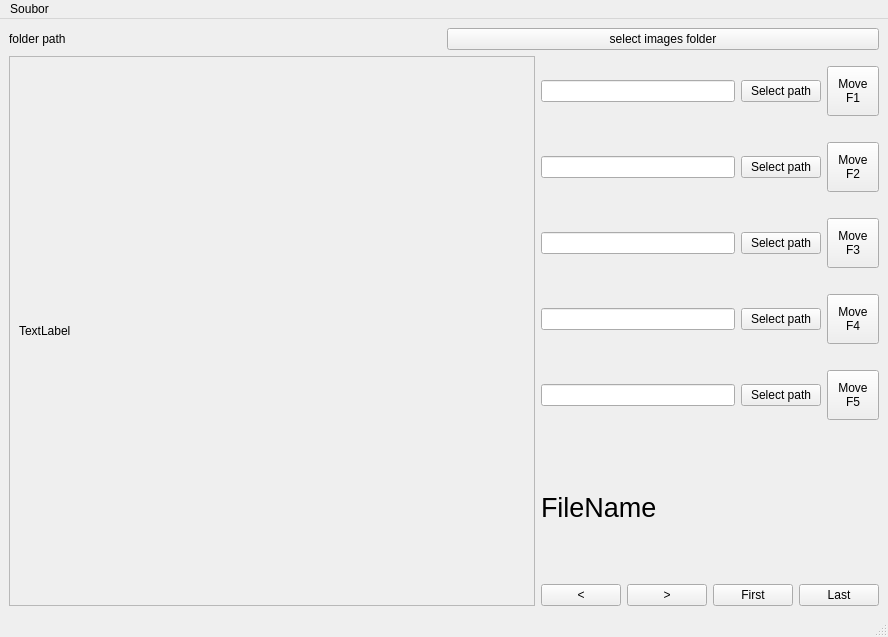
<?xml version="1.0" encoding="UTF-8"?>
<ui version="4.0">
 <class>MainWindow</class>
 <widget class="QMainWindow" name="MainWindow">
  <property name="geometry">
   <rect>
    <x>0</x>
    <y>0</y>
    <width>888</width>
    <height>637</height>
   </rect>
  </property>
  <property name="windowTitle">
   <string>PhotoFolderSorter</string>
  </property>
  <widget class="QWidget" name="centralwidget">
   <layout class="QGridLayout" name="gridLayout_2">
    <item row="0" column="0">
     <layout class="QHBoxLayout" name="horizontalLayout_2">
      <item>
       <widget class="QLabel" name="label_cestaSlozky">
        <property name="sizePolicy">
         <sizepolicy hsizetype="Preferred" vsizetype="Maximum">
          <horstretch>0</horstretch>
          <verstretch>0</verstretch>
         </sizepolicy>
        </property>
        <property name="text">
         <string>folder path</string>
        </property>
       </widget>
      </item>
      <item>
       <widget class="QPushButton" name="pushButton_selectFolder">
        <property name="text">
         <string>select images folder</string>
        </property>
       </widget>
      </item>
     </layout>
    </item>
    <item row="2" column="0">
     <layout class="QHBoxLayout" name="horizontalLayout" stretch="2,1">
      <item>
       <widget class="QFrame" name="frame">
        <property name="frameShape">
         <enum>QFrame::StyledPanel</enum>
        </property>
        <property name="frameShadow">
         <enum>QFrame::Raised</enum>
        </property>
        <layout class="QGridLayout" name="gridLayout_3">
         <item row="0" column="0">
          <widget class="QLabel" name="label_obrazek">
           <property name="sizePolicy">
            <sizepolicy hsizetype="Expanding" vsizetype="Expanding">
             <horstretch>0</horstretch>
             <verstretch>0</verstretch>
            </sizepolicy>
           </property>
           <property name="minimumSize">
            <size>
             <width>500</width>
             <height>500</height>
            </size>
           </property>
           <property name="text">
            <string>TextLabel</string>
           </property>
          </widget>
         </item>
        </layout>
       </widget>
      </item>
      <item>
       <layout class="QVBoxLayout" name="verticalLayout">
        <item>
         <layout class="QGridLayout" name="gridLayout">
          <item row="3" column="2">
           <widget class="QPushButton" name="pushButton_path_3">
            <property name="text">
             <string>Select path</string>
            </property>
           </widget>
          </item>
          <item row="4" column="2">
           <widget class="QPushButton" name="pushButton_path_4">
            <property name="text">
             <string>Select path</string>
            </property>
           </widget>
          </item>
          <item row="2" column="1">
           <widget class="QLineEdit" name="lineEdit_path_2"/>
          </item>
          <item row="1" column="1">
           <widget class="QLineEdit" name="lineEdit_path_1"/>
          </item>
          <item row="2" column="2">
           <widget class="QPushButton" name="pushButton_path_2">
            <property name="text">
             <string>Select path</string>
            </property>
           </widget>
          </item>
          <item row="3" column="1">
           <widget class="QLineEdit" name="lineEdit_path_3"/>
          </item>
          <item row="0" column="1">
           <widget class="QLineEdit" name="lineEdit_path_0"/>
          </item>
          <item row="0" column="2">
           <widget class="QPushButton" name="pushButton_path_0">
            <property name="text">
             <string>Select path</string>
            </property>
           </widget>
          </item>
          <item row="1" column="2">
           <widget class="QPushButton" name="pushButton_path_1">
            <property name="text">
             <string>Select path</string>
            </property>
           </widget>
          </item>
          <item row="4" column="1">
           <widget class="QLineEdit" name="lineEdit_path_4"/>
          </item>
          <item row="0" column="3">
           <widget class="QPushButton" name="pushButton_move_0">
            <property name="minimumSize">
             <size>
              <width>0</width>
              <height>50</height>
             </size>
            </property>
            <property name="styleSheet">
             <string notr="true">margin: 10 0 10 0px ; padding: 10 10 10 10 px;</string>
            </property>
            <property name="text">
             <string>Move
F1</string>
            </property>
            <property name="shortcut">
             <string>F1</string>
            </property>
           </widget>
          </item>
          <item row="1" column="3">
           <widget class="QPushButton" name="pushButton_move_1">
            <property name="minimumSize">
             <size>
              <width>0</width>
              <height>50</height>
             </size>
            </property>
            <property name="styleSheet">
             <string notr="true">margin: 10 0 10 0px ; padding: 10 10 10 10 px;</string>
            </property>
            <property name="text">
             <string>Move
F2</string>
            </property>
            <property name="shortcut">
             <string>F2</string>
            </property>
           </widget>
          </item>
          <item row="2" column="3">
           <widget class="QPushButton" name="pushButton_move_2">
            <property name="minimumSize">
             <size>
              <width>0</width>
              <height>50</height>
             </size>
            </property>
            <property name="styleSheet">
             <string notr="true">margin: 10 0 10 0px ; padding: 10 10 10 10 px;</string>
            </property>
            <property name="text">
             <string>Move
F3</string>
            </property>
            <property name="shortcut">
             <string>F3</string>
            </property>
           </widget>
          </item>
          <item row="3" column="3">
           <widget class="QPushButton" name="pushButton_move_3">
            <property name="minimumSize">
             <size>
              <width>0</width>
              <height>50</height>
             </size>
            </property>
            <property name="styleSheet">
             <string notr="true">margin: 10 0 10 0px ; padding: 10 10 10 10 px;</string>
            </property>
            <property name="text">
             <string>Move
F4</string>
            </property>
            <property name="shortcut">
             <string>F4</string>
            </property>
           </widget>
          </item>
          <item row="4" column="3">
           <widget class="QPushButton" name="pushButton_move_4">
            <property name="minimumSize">
             <size>
              <width>0</width>
              <height>50</height>
             </size>
            </property>
            <property name="styleSheet">
             <string notr="true">margin: 10 0 10 0px ; padding: 10 10 10 10 px;</string>
            </property>
            <property name="text">
             <string>Move
F5</string>
            </property>
            <property name="shortcut">
             <string>F5</string>
            </property>
           </widget>
          </item>
         </layout>
        </item>
        <item>
         <widget class="QLabel" name="label_fileName">
          <property name="font">
           <font>
            <pointsize>20</pointsize>
           </font>
          </property>
          <property name="text">
           <string>FileName</string>
          </property>
         </widget>
        </item>
        <item>
         <layout class="QHBoxLayout" name="horizontalLayout_7">
          <item>
           <widget class="QPushButton" name="pushButton_back">
            <property name="text">
             <string>&lt;</string>
            </property>
            <property name="shortcut">
             <string>Left</string>
            </property>
           </widget>
          </item>
          <item>
           <widget class="QPushButton" name="pushButton_forward">
            <property name="text">
             <string>&gt;</string>
            </property>
            <property name="shortcut">
             <string>Right</string>
            </property>
           </widget>
          </item>
          <item>
           <widget class="QPushButton" name="pushButton_first">
            <property name="text">
             <string>First</string>
            </property>
            <property name="shortcut">
             <string>Home</string>
            </property>
           </widget>
          </item>
          <item>
           <widget class="QPushButton" name="pushButton_last">
            <property name="text">
             <string>Last</string>
            </property>
            <property name="shortcut">
             <string>End</string>
            </property>
           </widget>
          </item>
         </layout>
        </item>
       </layout>
      </item>
     </layout>
    </item>
   </layout>
  </widget>
  <widget class="QMenuBar" name="menubar">
   <property name="geometry">
    <rect>
     <x>0</x>
     <y>0</y>
     <width>888</width>
     <height>21</height>
    </rect>
   </property>
   <widget class="QMenu" name="menuSoubor">
    <property name="title">
     <string>Soubor</string>
    </property>
    <addaction name="actionVyber_slo_ku"/>
    <addaction name="actionKonec"/>
   </widget>
   <addaction name="menuSoubor"/>
  </widget>
  <widget class="QStatusBar" name="statusbar"/>
  <action name="actionVyber_slo_ku">
   <property name="text">
    <string>Vyber složku</string>
   </property>
   <property name="shortcut">
    <string>Ctrl+O</string>
   </property>
  </action>
  <action name="actionKonec">
   <property name="text">
    <string>Konec</string>
   </property>
  </action>
 </widget>
 <resources/>
 <connections/>
</ui>
